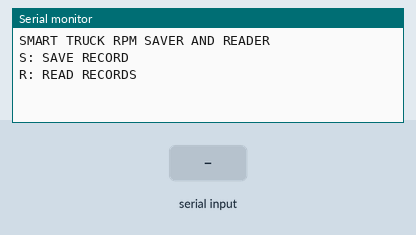
Bench run of a sketch on a simulated Arduino Uno, built for the host (arithmetic inside an expression is 32-bit, double 64-bit). Shown: the last lines printed to the serial monitor. The test bench sets the inputs (shaded band). EEPROM starts erased.

Above: at 1.2 s.
1.3 s: "S" received over Serial
At 2.5 s:
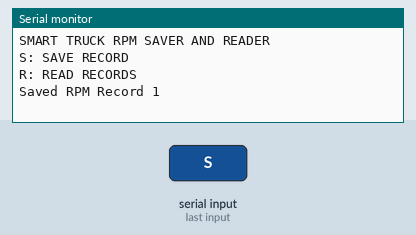
2.8 s: "R" received over Serial
At 3.8 s:
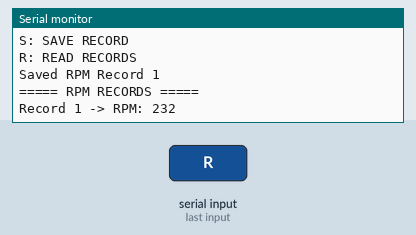

The sketch:

main.ino
```cpp
#include <Arduino.h>
#include <EEPROM.h>

const int EEPROM_SIZE = 32;
int recordIndex = 0;
const int maxRecords = 5;

void setup() {

  Serial.begin(9600);
  EEPROM.begin(EEPROM_SIZE);

  Serial.println("SMART TRUCK RPM SAVER AND READER");
  Serial.println("S: SAVE RECORD");
  Serial.println("R: READ RECORDS");
}

void loop() {

  if (Serial.available() > 0) {

    char input = Serial.read();

    // ========= SAVE RECORD =========
    if (input == 'S') {

      if (recordIndex < maxRecords) {

        int rpm = 1000 + recordIndex * 500;

        EEPROM.write(recordIndex, rpm);
        EEPROM.commit();

        Serial.print("Saved RPM Record ");
        Serial.println(recordIndex + 1);

        recordIndex++;
      }
      else {
        Serial.println("MEMORY FULL");
      }
    }

    // ========= READ RECORDS =========
    else if (input == 'R') {

      Serial.println("===== RPM RECORDS =====");

      for (int i = 0; i < recordIndex; i++) {

        int rpm = EEPROM.read(i);

        Serial.print("Record ");
        Serial.print(i + 1);
        Serial.print(" -> RPM: ");
        Serial.println(rpm);
      }
    }
  }
}
```

Measured:
- after the input at 1.3 s, the serial monitor: prints a new line at once (image 1)
- after the input at 2.8 s, the serial monitor: prints a new line at once (image 2)
